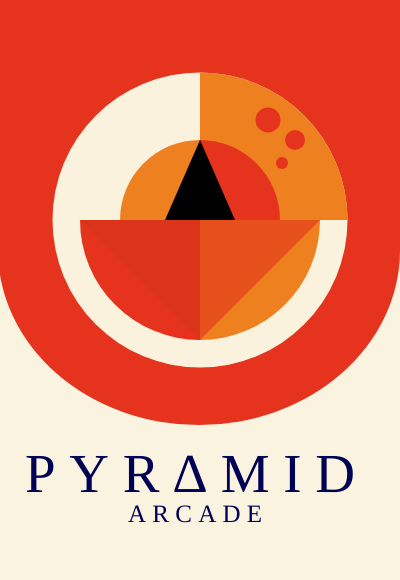
Frame 1 (no input)
Frame 60 (no input): identical to frame 1, image omitted
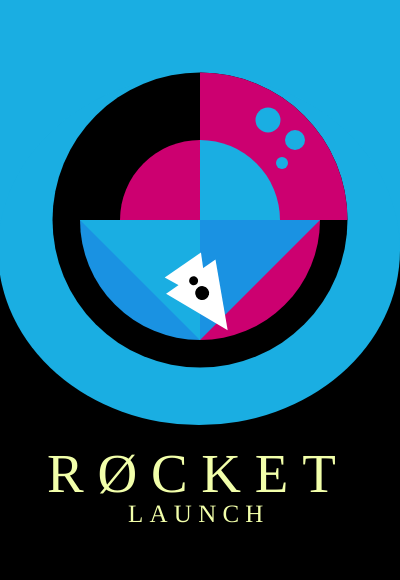
Frame 120 (the mouse pressed at the canvas centre since frame 60)

The p5.js sketch that drew these frames (run headless with seeded random() and noise() and a simulated clock; from frame 60 on, the mouse is pressed at the canvas centre):

// p5.js sketch
// ── sketch.js
function setup () {
  var myCanvas = createCanvas(400, 580);
  myCanvas.position(CENTER);
}

var rocket = new Rocket ();

//actually draw the triangles (rocket)
function draw () {
  
background (0);
 if (mouseIsPressed) {
    background (0);
    
     s = "R Ø C K E T";
  fill(242,255,170);
  textSize(55);
    textFont ('Copperplate');
  text (s, 47, 450, 1000, 65);
  
   s = "L A U N C H";
  fill(242,255,170);
  textSize(25);
    textFont ('Copperplate');
  text (s, 128, 503, 1000, 65);
  
  noStroke ();
  fill (26, 174, 226);
  rect (0,0, 400, 250);
  ellipse (199, 250, 402, 350);

//background ellipse  
  fill (0);
  ellipse (200, 220, 295, 295);
  
 //big right top arc 
  fill (204, 0, 112);
  arc (200, 220, 295, 295, PI+HALF_PI, TWO_PI);

//small circle 1
  fill(26, 174, 226);
  ellipse (268, 120, 25, 25);

//small circle 2

 fill(26, 174, 226);
 ellipse (295, 140, 20, 20);
 
//small circle 3

 fill(26, 174, 226);
 ellipse (282, 163, 12, 12);
  
//right top arc 
  fill (26, 174, 226);
  arc (200, 220, 160, 160, PI+HALF_PI, TWO_PI);
  
//left top arc 
  fill (204,0, 112);
  arc (200, 220, 160, 160, PI, PI+HALF_PI);
  
//right bottom arc
  fill (204, 0, 112);
  //(x, y, width, height, angle start, angle stop)
  arc (200, 220, 240, 240, 0, HALF_PI);
  
//left bottom arc 
  fill (26, 146, 226);
  arc (200, 220, 240, 240, HALF_PI, PI);
  
//left triangle
  fill (26, 174, 226);
  triangle (80, 220, 200, 220, 200, 340 );

// right triangle
  fill (26, 146, 226);
  triangle (320, 220, 200, 220, 200, 340 );
  
// //top triangle white
//   fill (255);
//   //(x, y, x, y, x, y)
//   triangle (235, 220, 165, 220, 200, 140 );

rocket.update();
rocket.draw();

resetMatrix();
  
  } else {
    
  background (250, 243, 224);

  s = "P Y R ∆ M I D";
  fill(0,0,85);
  textSize(55);
    textFont ('Copperplate');
  text (s, 25, 450, 1000, 65);
  
   s = "A R C A D E";
  fill(0,0,85);
  textSize(25);
    textFont ('Copperplate');
  text (s, 128, 503, 1000, 65);
  
  noStroke ();
  fill (229, 51, 29);
  rect (0,0, 400, 250);
  ellipse (199, 250, 402, 350);

//background ellipse  
  fill (251, 242, 222);
  ellipse (200, 220, 295, 295);
  
 //big right top arc 
  fill (238, 128, 31);
  arc (200, 220, 295, 295, PI+HALF_PI, TWO_PI);

//small circle 1
  fill(229, 51, 29);
  ellipse (268, 120, 25, 25);

//small circle 2

 fill(229, 51, 29);
 ellipse (295, 140, 20, 20);
 
//small circle 3

 fill(229, 51, 29);
 ellipse (282, 163, 12, 12);
  
//right top arc 
  fill (229, 51, 29);
  arc (200, 220, 160, 160, PI+HALF_PI, TWO_PI);
  
//left top arc 
  fill (238, 128, 31);
  arc (200, 220, 160, 160, PI, PI+HALF_PI);
  
//right bottom arc
  fill (238, 128, 31);
  //(x, y, width, height, angle start, angle stop)
  arc (200, 220, 240, 240, 0, HALF_PI);
  
//left bottom arc 
  fill (229, 51, 29);
  arc (200, 220, 240, 240, HALF_PI, PI);
  
//left triangle
  fill (218, 52, 27);
  triangle (80, 220, 200, 220, 200, 340 );

// right triangle
  fill (229, 80, 29);
  triangle (320, 220, 200, 220, 200, 340 );
  
//top triangle black
  fill (0);
  //(x, y, x, y, x, y)
  triangle (235, 220, 165, 220, 200, 140 );
}


}

function Rocket () {
  
  this.position = new p5.Vector();
  this.vector = new p5.Vector();
  this.rocketToMouse = new p5.Vector();
  
  this.draw = function() {
    noStroke ();
    fill (255);
    
    translate(this.position.x, this.position.y);
    
    // heading will now calculate the vector between position and mouse
    var heading =this.rocketToMouse.heading();
    // now can rotate the object i.e triangle to move towards its tip towards the mouse position
    rotate (heading - PI / 2);
    
    // set triangle around (0,0) as it's not object that rotates but the canvas
    
//The ROCKET
//reverse the numbers
  triangle (-30, 0, 30, 0, 0, 65);
  triangle (22, -14, -22, -14, 0, 30 );
  
   fill (0);
   ellipse (0, 20, 14, 14);
  
   fill (0);
   ellipse (0, 5, 9, 9);
  
  
}

 this.update = function() {

 //get position of mouse
 var mouse = new p5.Vector(mouseX, mouseY);
 // get the vector of the distances and direction
 this.rocketToMouse = mouse.sub(this.position);
 //makes the length of the vector = 1
// this.rocketToMouse.normalize();
 
 //multiply that unit 1 length by a number to speed up movement
this.rocketToMouse.mult(0.05);
 this.position.add(this.rocketToMouse);
 
 }
}
